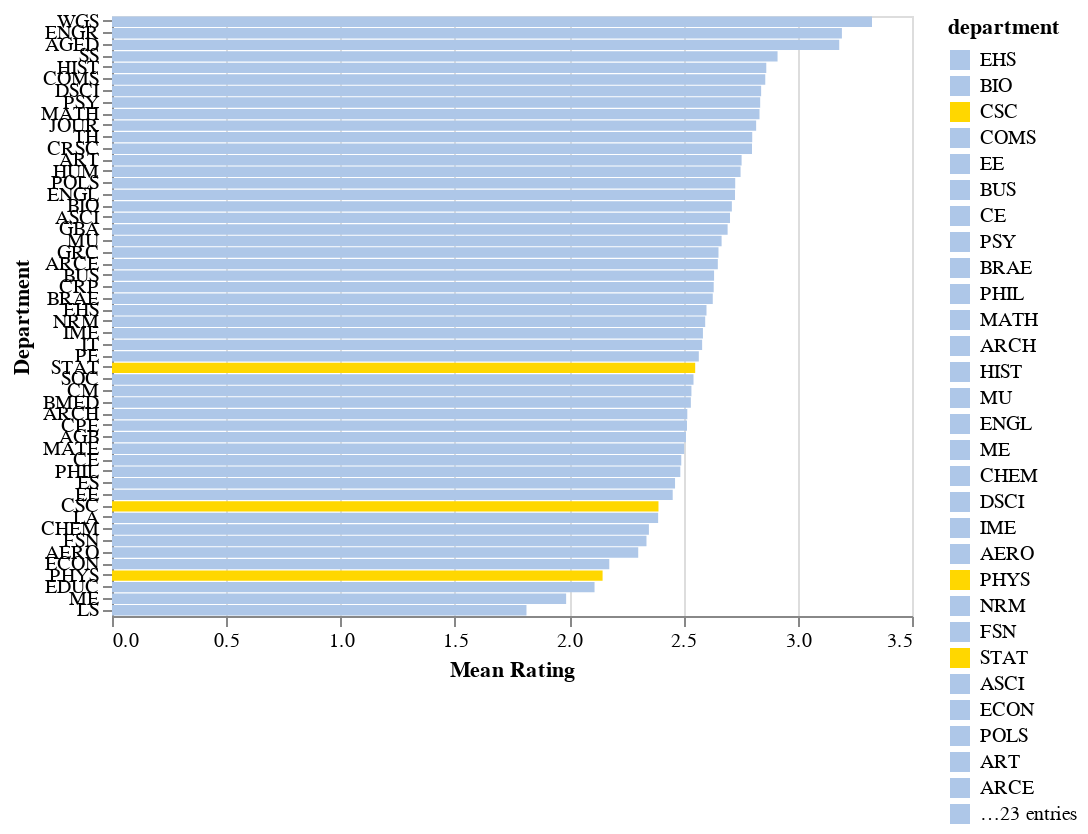

Here is the notebook cell this chart was saved with:
### Markdown cell above
Next we will compare departments in average rating

### Code cell
data2 = sub[['department', 'rating']]
d = list(data2.department.unique())
r = ['#aec7e8' if i != "CSC" and i != "STAT" and i != "PHYS" else "gold" for i in data2.department.unique() ]
scale = alt.Scale(domain=d, range=r)
alt.Chart(data2).mark_bar().encode(
    alt.Y('department:O', axis=alt.Axis(title='Department'), sort = alt.SortField(field='rating', op='mean', order='descending')),
    alt.X('mean(rating)', axis=alt.Axis(title='Mean Rating')),
    alt.Color('department:N',
          scale=scale),
)

### Figure 1 — Vega-Lite specification as saved in the notebook (floating-point values rounded to 4 significant figures; data arrays with more than 128 entries replaced by an {"elided": "..."} marker saying what was removed)
{"$schema": "https://vega.github.io/schema/vega-lite/v2.json", "config": {"view": {"height": 300, "width": 400}}, "data": {"values": {"elided": "1203 records"}}, "encoding": {"color": {"field": "department", "scale": {"domain": ["EHS", "BIO", "CSC", "COMS", "EE", "BUS", "CE", "PSY", "BRAE", "PHIL", "MATH", "ARCH", "HIST", "MU", "ENGL", "ME", "CHEM", "DSCI", "IME", "AERO", "PHYS", "NRM", "FSN", "STAT", "ASCI", "ECON", "POLS", "ART", "ARCE", "AGB", "IT", "ES", "CM", "CRSC", "PE", "LA", "EDUC", "SS", "TH", "CPE", "MATE", "ENGR", "WGS", "JOUR", "GBA", "BMED", "CRP", "SOC", "AGED", "GRC", "LS", "HUM"], "range": ["#aec7e8", "#aec7e8", "gold", "#aec7e8", "#aec7e8", "#aec7e8", "#aec7e8", "#aec7e8", "#aec7e8", "#aec7e8", "#aec7e8", "#aec7e8", "#aec7e8", "#aec7e8", "#aec7e8", "#aec7e8", "#aec7e8", "#aec7e8", "#aec7e8", "#aec7e8", "gold", "#aec7e8", "#aec7e8", "gold", "#aec7e8", "#aec7e8", "#aec7e8", "#aec7e8", "#aec7e8", "#aec7e8", "#aec7e8", "#aec7e8", "#aec7e8", "#aec7e8", "#aec7e8", "#aec7e8", "#aec7e8", "#aec7e8", "#aec7e8", "#aec7e8", "#aec7e8", "#aec7e8", "#aec7e8", "#aec7e8", "#aec7e8", "#aec7e8", "#aec7e8", "#aec7e8", "#aec7e8", "#aec7e8", "#aec7e8", "#aec7e8"]}, "type": "nominal"}, "x": {"aggregate": "mean", "axis": {"title": "Mean Rating"}, "field": "rating", "type": "quantitative"}, "y": {"axis": {"title": "Department"}, "field": "department", "sort": {"field": "rating", "op": "mean", "order": "descending"}, "type": "ordinal"}}, "mark": "bar"}
